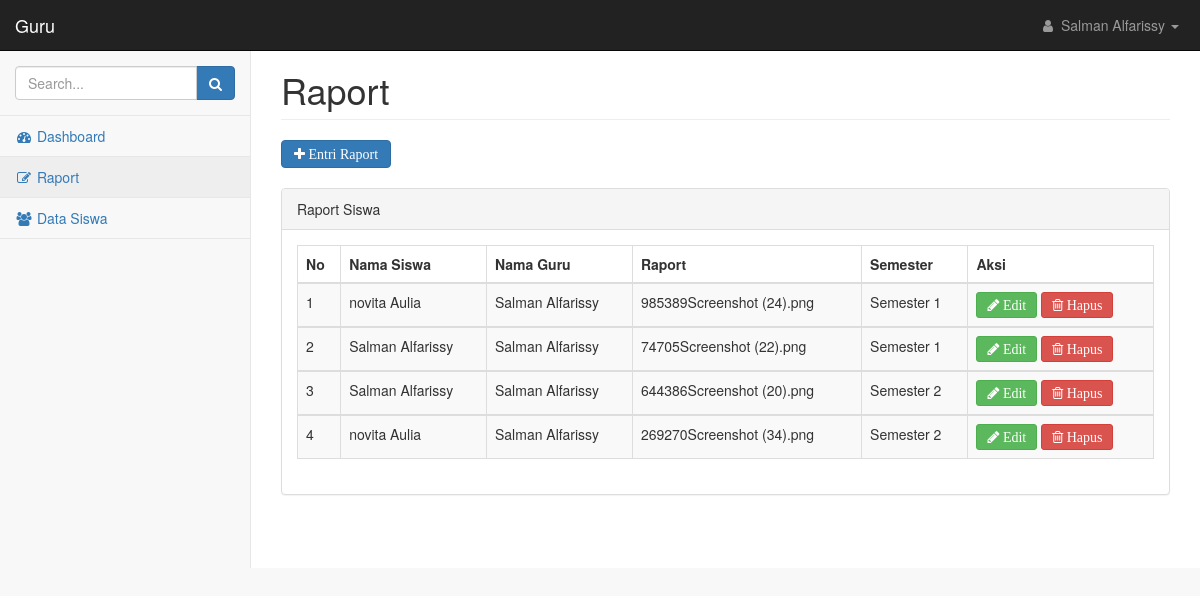
Before: /guru/index.php?page=raport&id_guru=1 with the older database file.
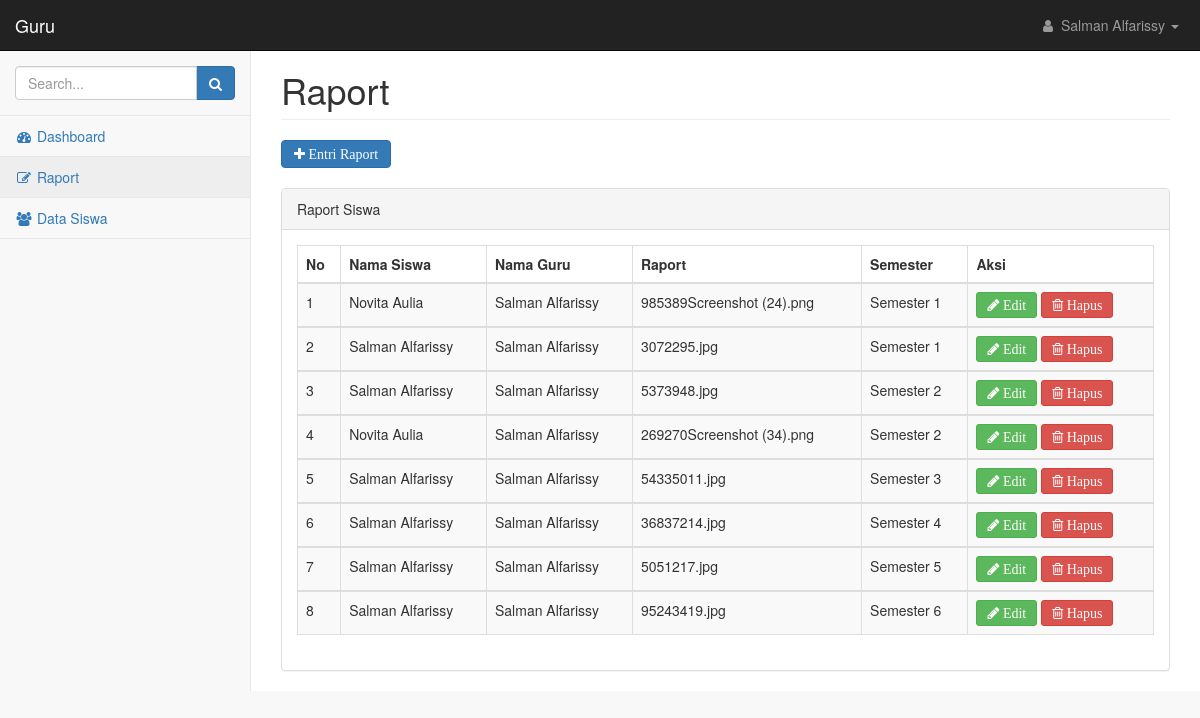
After: the same page with the newer database file.
### tables this page shows
CREATE TABLE `guru` (
  `id_guru` int(50) NOT NULL,
  `id_adm` int(50) NOT NULL,
  `nip_guru` varchar(100) NOT NULL,
  `password` varchar(50) NOT NULL,
  `nama_guru` varchar(100) NOT NULL,
  `email_guru` varchar(100) NOT NULL,
  `no_telp` varchar(100) NOT NULL,
  `jabatan` varchar(100) NOT NULL
);

CREATE TABLE `rapor` (
  `id_rapor` int(100) NOT NULL,
  `id_siswa` int(100) NOT NULL,
  `id_guru` int(100) NOT NULL,
  `rapor` text NOT NULL,
  `semester` varchar(100) NOT NULL
);

CREATE TABLE `siswa` (
  `id_siswa` int(50) NOT NULL,
  `id_guru` int(50) NOT NULL,
  `id_adm` int(50) NOT NULL,
  `password` varchar(50) NOT NULL,
  `nisn` varchar(50) NOT NULL,
  `nis` varchar(100) NOT NULL,
  `nama_sis` varchar(100) NOT NULL,
  `foto_sis` text NOT NULL,
  `ttl` varchar(100) NOT NULL,
  `jenis_kelamin` varchar(50) NOT NULL,
  `agama` varchar(20) NOT NULL,
  `status_keluarga` varchar(50) NOT NULL,
  `anak_ke` varchar(20) NOT NULL,
  `alamat` text NOT NULL,
  `no_hp` varchar(20) NOT NULL,
  `kelas` varchar(40) NOT NULL,
  `semester` varchar(100) NOT NULL,
  `tahun_diterima` varchar(25) NOT NULL,
  `semester_diterima` varchar(40) NOT NULL,
  `nama_sekolah_asal` text NOT NULL,
  `alamat_sekolah_asal` text NOT NULL,
  `tahun_ijazah_sebelumnya` varchar(20) NOT NULL,
  `nomor_ijazah_sebelumnya` varchar(20) NOT NULL,
  `tahun_skhun_sebelumya` varchar(20) NOT NULL,
  `nomor_skhun_sebelumnya` varchar(20) NOT NULL,
  `nama_ayah` varchar(100) NOT NULL,
  `nama_ibu` varchar(100) NOT NULL,
  `alamat_ortu` text NOT NULL,
  `pekerjaan_ayah` varchar(100) NOT NULL,
  `pekerjaan_ibu` varchar(100) NOT NULL,
  `nama_wali` varchar(100) NOT NULL,
  `alamat_wali` text NOT NULL,
  `no_hp_wali` varchar(20) NOT NULL,
  `pekerjaan_wali` varchar(100) NOT NULL,
  `cover` text NOT NULL
);

### guru/raport.php (the view, shortened to what this page needs)
<div class="row">
    <div class="col-lg-12">
        <h1 class="page-header">Raport</h1>
    </div>
</div>
<?php
include("../koneksi.php");
$aksi=isset($_GET['aksi']) ? $_GET['aksi'] : 'list';
switch ($aksi){
    case 'list';
?>
<div>
    <a href=?page=raport&aksi=entri&id_guru=<?php echo $_GET['id_guru'] ?> class="btn btn-primary fa fa-plus"> Entri Raport</a>
</div>
<br/>
<div class="row">
    <div class="col-lg-12">
        <div class="panel panel-default">
            <div class="panel-heading">
                Raport Siswa
            </div>
            <div class="panel-body">
                <div class="table-responsive">
                    <table class="table table-striped table-bordered table-hover" id="dataTables-example">
                        <thead>
                            <tr>
                                <th>No</th>
                                <th>Nama Siswa</th>
                                <th>Nama Guru</th>
                                <th>Raport</th>
                                <th>Semester</th>
                                <th>Aksi</th>
                            </tr>
                        </thead>
                        <?php
                        $no=1;
                        $tampil=mysqli_query($koneksi,"SELECT * FROM rapor where id_guru=$_GET[id_guru] order by id_rapor ASC");
                        while ($data=mysqli_fetch_array($tampil)) {
                            $guru=mysqli_query($koneksi,"SELECT * FROM guru where id_guru = $data[id_guru]");
                            $siswa=mysqli_query($koneksi,"SELECT * FROM siswa where id_siswa = $data[id_siswa]");
                            $gr=mysqli_fetch_array($guru);
                            $sw=mysqli_fetch_array($siswa);
                        ?>
                        <tbody>
                            <tr class="odd gradeX">
                                <td><?php echo $no?></td>
                                <td><?php echo $sw['nama_sis']?></td>
                                <td><?php echo $gr['nama_guru']?></td>
                                <td><?php echo $data['rapor']?></td>
                                <td><?php echo $data['semester']?></td>
                                <td><a href=?page=raport&aksi=edit&id_guru=<?php echo $_GET['id_guru'] ?>&id_rapor=<?php echo $data['id_rapor']; ?> class="btn btn-success btn-sm fa fa-pencil"> Edit</a>
			                        <a href="aksi_raport.php?page=raport&id_guru=<?php echo $_GET['id_guru'] ?>&proses=hapus&id_rapor=<?php echo $data['id_rapor']; ?>"
				                    onclick="return confirm('Yakin akan menghapus data ?');" class="btn btn-danger btn-sm fa fa-trash-o"> Hapus</td>
                            </tr>
                            <?php
                            $no++;
                        }
                            ?>
                        </tbody>
                    </table>
                    <?php
                        break;
                    ?>
                    <?php
                    }
                    ?>
                </div>
            </div>
        </div>
    </div>
</div>

### guru/index.php (shortened to what this page needs)
<!DOCTYPE html>
<html lang="en">
    <head>
        <link href="../scss/bootstrap.min.css" rel="stylesheet">
        <link href="../scss/metisMenu.min.css" rel="stylesheet">
        <link href="../css/dataTables/dataTables.bootstrap.css" rel="stylesheet">
        <link href="../css/dataTables/dataTables.responsive.css" rel="stylesheet">
        <link href="../scss/timeline.css" rel="stylesheet">
        <link href="../scss/startmin.css" rel="stylesheet">
        <link href="../scss/morris.css" rel="stylesheet">
        <link href="../scss/font-awesome.min.css" rel="stylesheet" type="text/css">
    </head>
    <body>
        <div id="wrapper">
            <nav class="navbar navbar-inverse navbar-fixed-top" role="navigation">
                <div class="navbar-header">
                    <a class="navbar-brand" href="index.php">Guru</a>
                </div>
                <ul class="nav navbar-right navbar-top-links">
                    <li class="dropdown">
                        <a class="dropdown-toggle" data-toggle="dropdown" href="#">
                        <?php
                        include("../koneksi.php");
                        $query=mysqli_query($koneksi,"SELECT * FROM guru WHERE id_guru=$_GET[id_guru]");
                        $data=mysqli_fetch_array($query);
                        ?>
                            <i class="fa fa-user fa-fw"></i> <?php echo $data['nama_guru']; ?> <b class="caret"></b>
                        </a>
                    </li>
                </ul>
                <div class="navbar-default sidebar" role="navigation">
                    <div class="sidebar-nav navbar-collapse">
                        <ul class="nav" id="side-menu">
                            <li class="sidebar-search">
                                <div class="input-group custom-search-form">
                                    <input type="text" class="form-control" placeholder="Search...">
                                    <span class="input-group-btn">
                                        <button class="btn btn-primary" type="button">
                                            <i class="fa fa-search"></i>
                                        </button>
                                </span>
                                </div>
                            </li>
                            <li>
                                <a <?php if ($_GET["page"]=="home"){echo 'class="active"'; }?> href="?page=home&id_guru=<?php echo $_GET['id_guru']?>"><i class="fa fa-dashboard fa-fw"></i> Dashboard</a>
                            </li>
                            <li>
                                <a <?php if ($_GET["page"]=="raport"){echo 'class="active"'; }?> href="index.php?page=raport&id_guru=<?php echo $_GET['id_guru']?>"><i class="fa fa-edit fa-fw"></i> Raport </a>
                            </li>
                            <li>
                                <a <?php if ($_GET["page"]=="siswa"){echo 'class="active"'; }?> href="index.php?page=siswa&id_guru=<?php echo $_GET['id_guru']?>"><i class="fa fa-users fa-fw"></i> Data Siswa </a>
                            </li>
                        </ul>
                    </div>
                </div>
            </nav>
            <div id="page-wrapper">
                <div class="container-fluid">
                    <?php
                    include_once "main.php";
                    ?>
                </div>
            </div>
        </div>
    </body>
</html>

### guru/main.php (shortened to what this page needs)
<?php
$page=isset($_GET['page']) ? $_GET['page'] : 'home';
if ($page=='raport') include 'raport.php';

### scss/startmin.css (style rules this page uses)
body { background-color: #f8f8f8; }
#wrapper { width: 100%; }
#page-wrapper { padding-top: 30px; min-height: 568px; background-color: #fff; }
@media (min-width:768px) { #page-wrapper { position: inherit; margin-left: 250px; padding: 30px 15px 0 15px; border-left: 1px solid #e7e7e7; } }
.navbar-header { float: left; }
.navbar-right { text-align: right; }
.navbar-top-links { margin: 0; }
.navbar-top-links li { display: inline-block; }
.navbar-top-links li:last-child { margin-right: 6px; }
.navbar-top-links li a { padding: 15px; min-height: 50px; }
.navbar-top-links>li>a { color: #999; }
.sidebar .sidebar-nav.navbar-collapse { padding-right: 0; padding-left: 0; }
.sidebar .sidebar-search { padding: 15px; }
.sidebar ul li { border-bottom: 1px solid #e7e7e7; }
.sidebar ul li a.active { background-color: #eee; }
@media (min-width:768px) { .sidebar { z-index: 1; position: absolute; width: 250px; margin-top: 51px; } }

Changed rows visible on the page:
changed through a linked row, rapor "985389Screenshot (24).png": id_siswa.nama_sis "novita Aulia" → "Novita Aulia"
changed rapor: rapor "74705Screenshot (22).png" → "3072295.jpg"
changed rapor: rapor "644386Screenshot (20).png" → "5373948.jpg"
changed through a linked row, rapor "269270Screenshot (34).png": id_siswa.nama_sis "novita Aulia" → "Novita Aulia"
added rapor: id_siswa.nama_sis "Salman Alfarissy", id_guru.nama_guru "Salman Alfarissy", rapor "54335011.jpg", semester "Semester 3"
added rapor: id_siswa.nama_sis "Salman Alfarissy", id_guru.nama_guru "Salman Alfarissy", rapor "36837214.jpg", semester "Semester 4"
added rapor: id_siswa.nama_sis "Salman Alfarissy", id_guru.nama_guru "Salman Alfarissy", rapor "5051217.jpg", semester "Semester 5"
added rapor: id_siswa.nama_sis "Salman Alfarissy", id_guru.nama_guru "Salman Alfarissy", rapor "95243419.jpg", semester "Semester 6"
